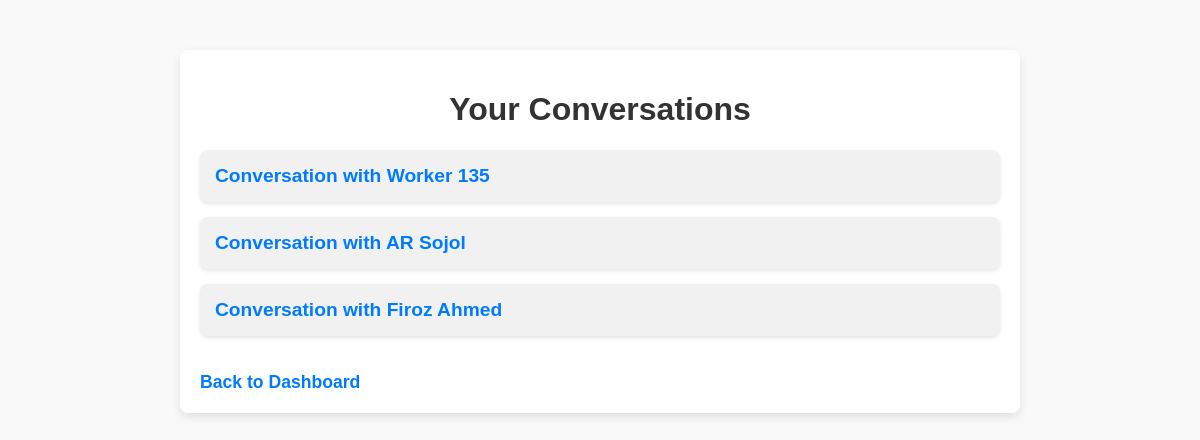
/user_messages.php (signed in), run on the app's committed database.
### tables this page shows
CREATE TABLE `conversations` (
  `conversation_id` int(11) NOT NULL,
  `user_id` int(11) NOT NULL,
  `worker_id` int(11) NOT NULL,
  `created_at` timestamp NOT NULL DEFAULT current_timestamp()
);

CREATE TABLE `workers` (
  `worker_id` int(11) NOT NULL,
  `name` varchar(100) NOT NULL,
  `phone` varchar(15) NOT NULL,
  `email` varchar(150) DEFAULT NULL,
  `address` text DEFAULT NULL,
  `specialty` varchar(100) NOT NULL,
  `experience_years` int(11) DEFAULT NULL,
  `bio` text DEFAULT NULL,
  `hourly_rate` decimal(10,2) DEFAULT NULL,
  `profile_photo` mediumblob DEFAULT NULL,
  `created_at` datetime DEFAULT current_timestamp(),
  `Status` varchar(20) DEFAULT NULL,
  `password` varchar(255) DEFAULT NULL,
  `specialty_id` int(11) DEFAULT NULL,
  `approved` tinyint(1) DEFAULT NULL
);

### user_messages.php (the view, shortened to what this page needs)
<?php
include 'db.php';
$user_id = $_SESSION['user_id'];
$query = "SELECT c.conversation_id, w.name AS worker_name
          FROM conversations c
          JOIN workers w ON c.worker_id = w.worker_id
          WHERE c.user_id = :user_id";
$stmt = $pdo->prepare($query);
$stmt->execute(['user_id' => $user_id]);
$conversations = $stmt->fetchAll(PDO::FETCH_ASSOC);
?>
<!DOCTYPE html>
<html lang="en">
<head>
</head>
<body>
<div class="container">
    <h1>Your Conversations</h1>
    <ul>
        <?php foreach ($conversations as $conversation): ?>
            <li>
                <a href="conversation.php?conversation_id=<?= $conversation['conversation_id']; ?>">
                    Conversation with <?= htmlspecialchars($conversation['worker_name']); ?>
                </a>
            </li>
        <?php endforeach; ?>
    </ul>
    <a href="user_dashboard.php" class="back-link">Back to Dashboard</a>
</div>
</body>
</html>

### user_messages.php (style rules this page uses)
body { font-family: 'Arial', sans-serif; background-color: #f9f9f9; margin: 0; padding: 0; }
.container { max-width: 800px; margin: 50px auto; padding: 20px; background-color: #ffffff; border-radius: 8px; box-shadow: 0 4px 10px rgba(0, 0, 0, 0.1); }
h1 { text-align: center; color: #333; }
ul { list-style-type: none; padding: 0; }
li { margin: 15px 0; background-color: #f1f1f1; padding: 15px; border-radius: 8px; box-shadow: 0 2px 4px rgba(0, 0, 0, 0.1); transition: background-color 0.3s ease; }
a { text-decoration: none; color: #007bff; font-size: 1.2em; font-weight: bold; }
.back-link { display: inline-block; margin-top: 20px; text-decoration: none; color: #007bff; font-size: 1.1em; }

### data on the page
conversations: worker.name "Worker 135"
conversations: worker.name "AR Sojol"
conversations: worker.name "Firoz Ahmed"
